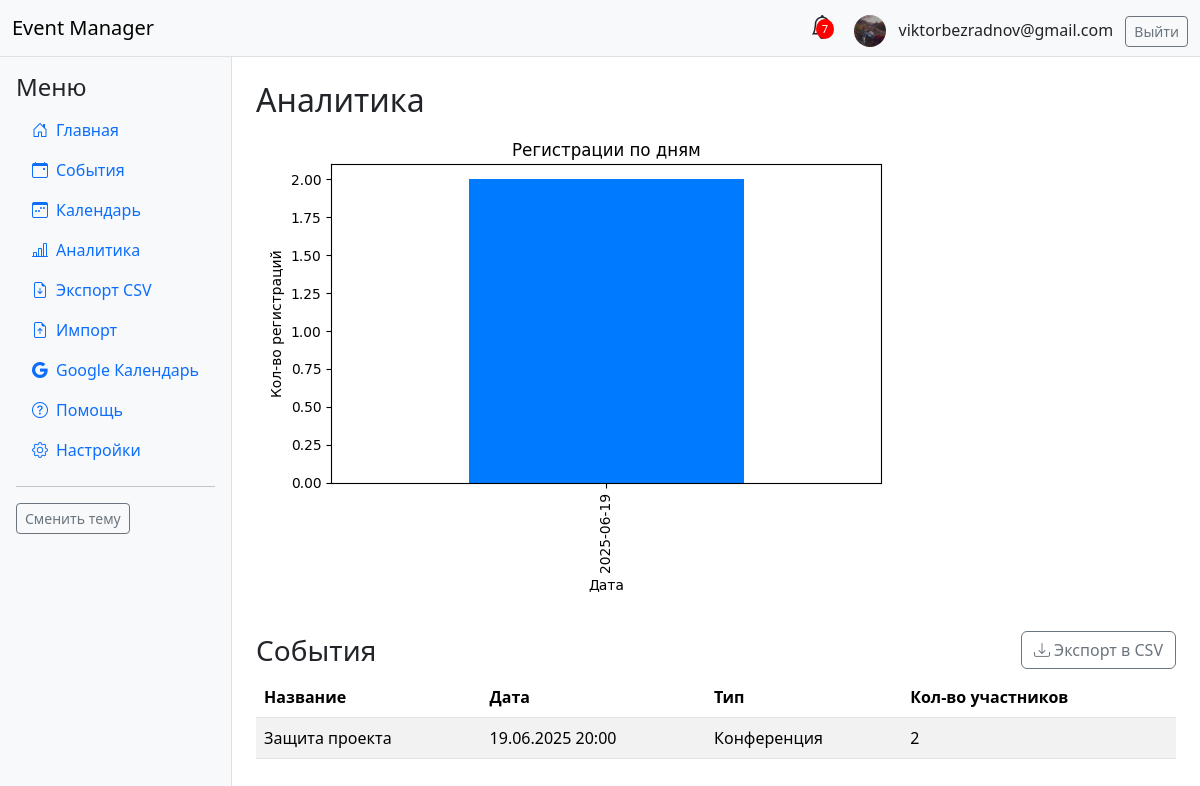
The app's page /analytics/ (signed in) with its own data.
### events/models.py (models this page shows, shortened)
class UserProfile(models.Model):
    user = models.OneToOneField(User, on_delete=models.CASCADE, related_name='profile')
    avatar = models.ImageField(upload_to='avatars/', blank=True, null=True, verbose_name='Аватар')
    phone = models.CharField(max_length=20, blank=True, verbose_name='Телефон')
    organization = models.CharField(max_length=100, blank=True, verbose_name='Организация')
    position = models.CharField(max_length=100, blank=True, verbose_name='Должность')
    city = models.CharField(max_length=50, blank=True, verbose_name='Город')
    birth_date = models.DateField(blank=True, null=True, verbose_name='Дата рождения')

class Event(models.Model):
    EVENT_TYPES = [
        ('conference', 'Конференция'),
        ('concert', 'Концерт'),
        ('meetup', 'Митап'),
        ('workshop', 'Мастер-класс'),
        ('other', 'Другое'),
    ]
    title = models.CharField(max_length=200)
    date = models.DateTimeField()
    description = models.TextField()
    type = models.CharField(max_length=20, choices=EVENT_TYPES)
    organizer = models.ForeignKey(User, on_delete=models.CASCADE, related_name='organized_events')
    created_at = models.DateTimeField(auto_now_add=True)
    updated_at = models.DateTimeField(auto_now=True)

### analytics/views.py (the view)
# urls.py: path('', views.analytics_dashboard, name='analytics_dashboard'),
def analytics_dashboard(request):
    regs = EventRegistration.objects.all().values('registered_at')
    df = pd.DataFrame(list(regs))
    if not df.empty:
        df['date'] = pd.to_datetime(df['registered_at']).dt.date
        reg_counts = df.groupby('date').size()
        fig, ax = plt.subplots()
        reg_counts.plot(kind='bar', ax=ax, color='#007bff')
        ax.set_title('Регистрации по дням')
        ax.set_xlabel('Дата')
        ax.set_ylabel('Кол-во регистраций')
        plt.tight_layout()
        buf = io.BytesIO()
        plt.savefig(buf, format='png')
        buf.seek(0)
        chart = base64.b64encode(buf.read()).decode('utf-8')
        plt.close(fig)
    else:
        chart = None
    events = Event.objects.all()
    return render(request, 'analytics/dashboard.html', {
        'chart': chart,
        'events': events,
    })

### events/context_processors.py (called while the page is built)
def unread_notifications(request):
    if request.user.is_authenticated:
        return {
            'unread_notifications_count': request.user.notifications.filter(is_read=False).count()
        }
    return {'unread_notifications_count': 0}

### analytics/templates/analytics/dashboard.html (shortened to what this page needs)
{% extends 'base.html' %}
{% block content %}
<h2>Аналитика</h2>
{% if chart %}
<div class="mb-4">
    <img class="img-fluid" alt="График регистраций">
</div>
{% else %}
<p>Нет данных для отображения графика.</p>
{% endif %}
<div class="d-flex justify-content-between align-items-center mb-2">
    <h3 class="mb-0">События</h3>
    <a href="{% url 'analytics_export_csv' %}" class="btn btn-outline-secondary"><i class="bi bi-download"></i> Экспорт в CSV</a>
</div>
<table class="table table-striped">
    <thead>
        <tr>
            <th>Название</th>
            <th>Дата</th>
            <th>Тип</th>
            <th>Кол-во участников</th>
        </tr>
    </thead>
    <tbody>
        {% for event in events %}
        <tr>
            <td>{{ event.title }}</td>
            <td>{{ event.date|date:'d.m.Y H:i' }}</td>
            <td>{{ event.get_type_display }}</td>
            <td>{{ event.registrations.count }}</td>
        </tr>
        {% empty %}
        <tr><td colspan="4">Нет событий</td></tr>
        {% endfor %}
    </tbody>
</table>
{% endblock %}

### events/templates/base.html (shortened to what this page needs)
<!DOCTYPE html>
<html lang="ru">
<head>
    <link rel="stylesheet" href="https://cdn.jsdelivr.net/npm/bootstrap@5.3.2/dist/css/bootstrap.min.css">
    <link rel="stylesheet" href="https://cdn.jsdelivr.net/npm/bootstrap-icons@1.11.3/font/bootstrap-icons.css">
</head>
<body class="">
<nav class="navbar navbar-expand-lg navbar-light bg-light border-bottom">
    <div class="container-fluid">
        <a class="navbar-brand" href="/">Event Manager</a>
        <div class="ms-auto">
            {% if user.is_authenticated %}
            <div class="dropdown d-inline-block">
                <span class="notification-bell" id="notifDropdown" data-bs-toggle="dropdown" aria-expanded="false">
                    {% if unread_notifications_count %}<span class="notification-badge">{{ unread_notifications_count }}</span>{% endif %}
                </span>
            </div>
            <span class="ms-3 align-middle">
                {% if user.profile.avatar %}
                    <img src="{{ user.profile.avatar.url }}" alt="avatar" class="rounded-circle me-2" style="width:32px; height:32px; object-fit:cover; vertical-align:middle;">
                {% else %}
                    <i class="bi bi-person-circle fs-4 me-2 align-middle"></i>
                {% endif %}
                {{ user.email }}
            </span>
            <a href="/accounts/logout/" class="btn btn-outline-secondary btn-sm ms-2">Выйти</a>
            {% else %}
            <a href="/accounts/login/" class="btn btn-outline-primary btn-sm">Войти</a>
            {% endif %}
        </div>
    </div>
</nav>
<div class="d-flex">
    <nav class="sidebar p-3 bg-light border-end">
        <h4>Меню</h4>
        <ul class="nav flex-column">
            <li class="nav-item"><a class="nav-link" href="/"><i class="bi bi-house-door me-2"></i>Главная</a></li>
            <li class="nav-item"><a class="nav-link" href="/events/"><i class="bi bi-calendar-event me-2"></i>События</a></li>
            <li class="nav-item"><a class="nav-link" href="/events/calendar/"><i class="bi bi-calendar3-week me-2"></i>Календарь</a></li>
            <li class="nav-item"><a class="nav-link" href="/analytics/"><i class="bi bi-bar-chart-line me-2"></i>Аналитика</a></li>
            <li class="nav-item"><a class="nav-link" href="/analytics/export/csv/"><i class="bi bi-file-earmark-arrow-down me-2"></i>Экспорт CSV</a></li>
            <li class="nav-item"><a class="nav-link" href="/events/import/"><i class="bi bi-file-earmark-arrow-up me-2"></i>Импорт</a></li>
            <li class="nav-item"><a class="nav-link" href="/events/google-calendar/"><i class="bi bi-google me-2"></i>Google Календарь</a></li>
            <li class="nav-item"><a class="nav-link" href="/help/"><i class="bi bi-question-circle me-2"></i>Помощь</a></li>
            <li class="nav-item"><a class="nav-link" href="/events/account/settings/"><i class="bi bi-gear me-2"></i>Настройки</a></li>
        </ul>
        <hr>
        <button id="theme-toggle" class="btn btn-outline-secondary btn-sm">Сменить тему</button>
    </nav>
    <main class="flex-fill p-4">
        {% block content %}{% endblock %}
    </main>
</div>
<div class="position-fixed bottom-0 end-0 p-3" style="z-index: 1100">
</div>
</body>
</html>

### events/templates/base.html (style rules this page uses)
.sidebar { min-width: 200px; transition: background 0.3s; }
.notification-bell { position: relative; cursor: pointer; }
.notification-badge { position: absolute; top: 0; right: 0; background: red; color: #fff; border-radius: 50%; font-size: 0.7em; padding: 2px 6px; }

### records on screen
Event: title "Защита проекта", date "19.06.2025 20:00", type "Конференция", registrations.count "2"

### other values on screen
{{ unread_notifications_count }} "7"
{{ user.email }} "viktorbezradnov@gmail.com"
